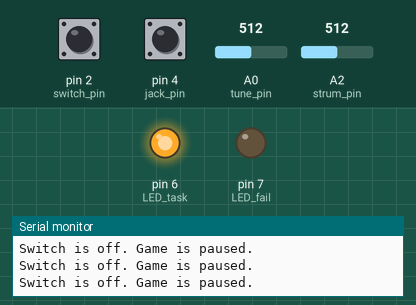
Simulated run of this sketch. Board: Arduino Uno, built with avr-gcc and run on an emulated ATmega328P. Parts: output pins drawn as LEDs (lit = HIGH), the last lines printed to the serial monitor. Dashed ring = blinking. Inputs (shaded band) come from the test bench; at power-on: pin 2 (switch_pin) LOW, pin 4 (jack_pin) HIGH, A0 (tune_pin) = 512, A2 (strum_pin) = 512. Random numbers use the default seed unless the sketch sets one. At 26.4 s the program stops and its outputs stay as they are.

Above: at 1.2 s.
1.3 s: pin 2 (switch_pin) pulled HIGH for 0.15 s
2.9 s: pin 4 (jack_pin) pulled LOW for 0.15 s
At 3.9 s:
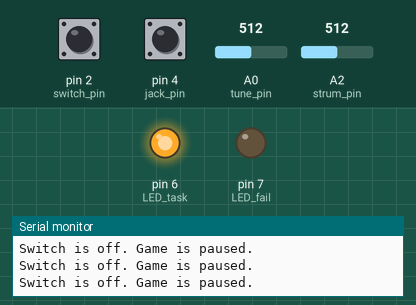
4.9 s: pin 2 (switch_pin) pulled HIGH for 1 s
At 5.7 s:
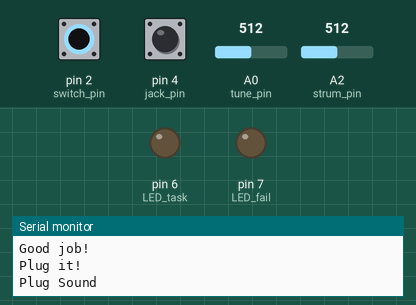
7.4 s: pin 4 (jack_pin) pulled LOW for 1 s
At 8.5 s:
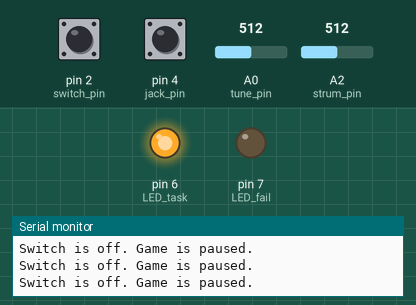
11.4 s: pin 2 (switch_pin) driven HIGH and pin 4 (jack_pin) driven LOW
At 12.4 s:
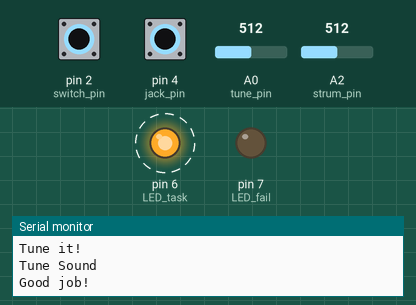
14.4 s: A0 (tune_pin) set to 0
At 26.2 s:
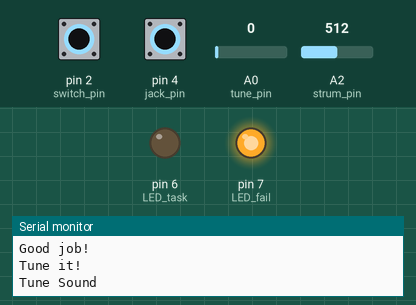
Timing chart, 0 to 27.9 s (numbered marks = the images above; inputs shaded):
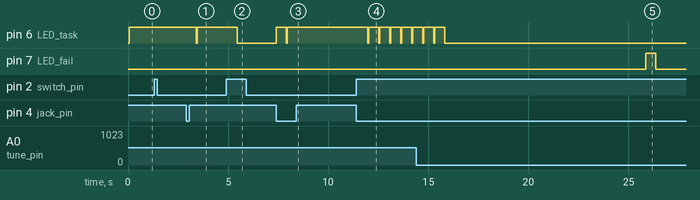

The sketch:

main_325.ino
```cpp
const int switch_pin = 2;  // On/Off switch (game control)
const int jack_pin = 4;    // Plug It jack detection
const int tune_pin = A0;   // Tune It potentiometer
const int strum_pin = A2;  // Strum It microphone
const int LED_task = 6;    // LED to indicate task success
const int LED_fail = 7;    // LED for failure indication

int score = 0;  // Score initialized to 0
unsigned long startTime = 0;  // Timer start
unsigned long timeLimit = 10000;  // Start with 10 seconds
const int maxScore = 99;          // Winning score
const int strum_threshold = 500;  // Adjust this based on testing

int tune_val = 0, prev_tune_val = 0;
int switch_state = 0, jack_state = 0, strum_val = 0;

const int minTimeLimit = 3000;   // 3 seconds minimum time limit (in milliseconds)

void setup() {
  pinMode(switch_pin, INPUT);         // On/Off switch input
  pinMode(jack_pin, INPUT_PULLUP);    // Jack input
  pinMode(strum_pin, INPUT);          // Strum microphone input
  pinMode(tune_pin, INPUT);           // Potentiometer input

  pinMode(LED_task, OUTPUT);
  pinMode(LED_fail, OUTPUT);

  Serial.begin(9600);

  randomSeed(analogRead(A1));  // Seed randomness using noise
}

void playSound(const char* sound) {
  Serial.println(sound);  // Placeholder for sound effect
}

void gameOver() {
  Serial.println("Game Over!");
  playSound("Game Over Sound");
  while (true);
}

void loop() {
  int stableSwitchState = digitalRead(switch_pin);
  delay(50);  // Small debounce delay

  if (stableSwitchState == digitalRead(switch_pin)) {
    switch_state = stableSwitchState;
  }

  if (switch_state == LOW) {
    digitalWrite(LED_fail, LOW);
    digitalWrite(LED_task, HIGH);
    Serial.println("Switch is off. Game is paused.");
    return;
  }

  int action = random(1, 4);
  jack_state = digitalRead(jack_pin);
  tune_val = analogRead(tune_pin);
  strum_val = analogRead(strum_pin);

  unsigned long lastActionTime = millis();
  unsigned long timeout = timeLimit;

  switch (action) {
    case 1:
      Serial.println("Tune it!");
      playSound("Tune Sound");
      while (millis() - lastActionTime < timeout) {
        int current_tune_val = analogRead(tune_pin);
        if (current_tune_val > 10) {
          Serial.println("Good job!");
          score++;
          timeout = max(minTimeLimit, timeout - 50);
          if (score >= maxScore) {
            Serial.println("YOU WON!");
            gameOver();
          }
          digitalWrite(LED_task, HIGH);
          delay(500);
          digitalWrite(LED_task, LOW);
          return;
        }
      }
      digitalWrite(LED_fail, HIGH);
      delay(500);
      digitalWrite(LED_fail, LOW);
      break;
    case 2:
      Serial.println("Strum it!");
      playSound("Strum Sound");
      while (millis() - lastActionTime < timeout) {
        int current_strum_val = analogRead(strum_pin);
        if (current_strum_val > strum_threshold) {
          Serial.println("Good job!");
          score++;
          timeout = max(minTimeLimit, timeout - 50);
          if (score >= maxScore) {
            Serial.println("YOU WON!");
            gameOver();
          }
          digitalWrite(LED_task, HIGH);
          delay(500);
          digitalWrite(LED_task, LOW);
          return;
        }
      }
      digitalWrite(LED_fail, HIGH);
      delay(500);
      digitalWrite(LED_fail, LOW);
      break;
    case 3:
      Serial.println("Plug it!");
      playSound("Plug Sound");
      while (millis() - lastActionTime < timeout) {
        if (digitalRead(jack_pin) == LOW) {
          Serial.println("Good job!");
          score++;
          timeout = max(minTimeLimit, timeout - 50);
          if (score >= maxScore) {
            Serial.println("YOU WON!");
            gameOver();
          }
          digitalWrite(LED_task, HIGH);
          delay(500);
          digitalWrite(LED_task, LOW);
          return;
        }
      }
      digitalWrite(LED_fail, HIGH);
      delay(500);
      digitalWrite(LED_fail, LOW);
      break;
  }

  gameOver();
}
```

Measured:
- after the input at 2.9 s, pin 6 (LED_task): HIGH → LOW after 0.50 s, → HIGH 0.05 s later
- after the input at 4.9 s, pin 6 (LED_task): HIGH → LOW after 0.56 s
- after the input at 7.4 s, pin 6 (LED_task): LOW → HIGH at once, → LOW 0.50 s later, → HIGH 0.05 s later
- after the input at 11.4 s, pin 6 (LED_task): alternates HIGH for 0.50 s and LOW for 0.05 s, starting after 0.57 s
- after the input at 14.4 s, pin 7 (LED_fail): LOW → HIGH after 11.5 s, → LOW 0.50 s later
